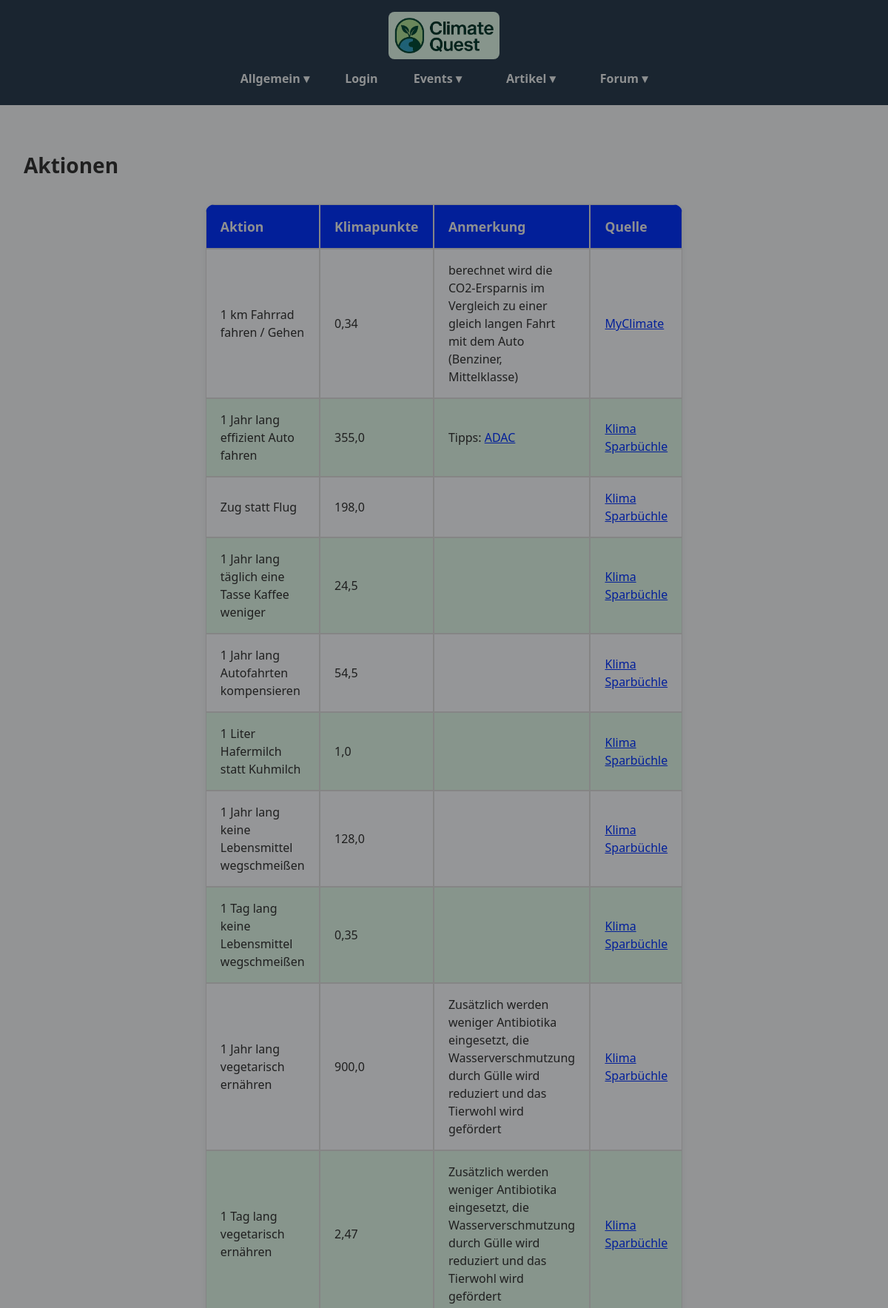
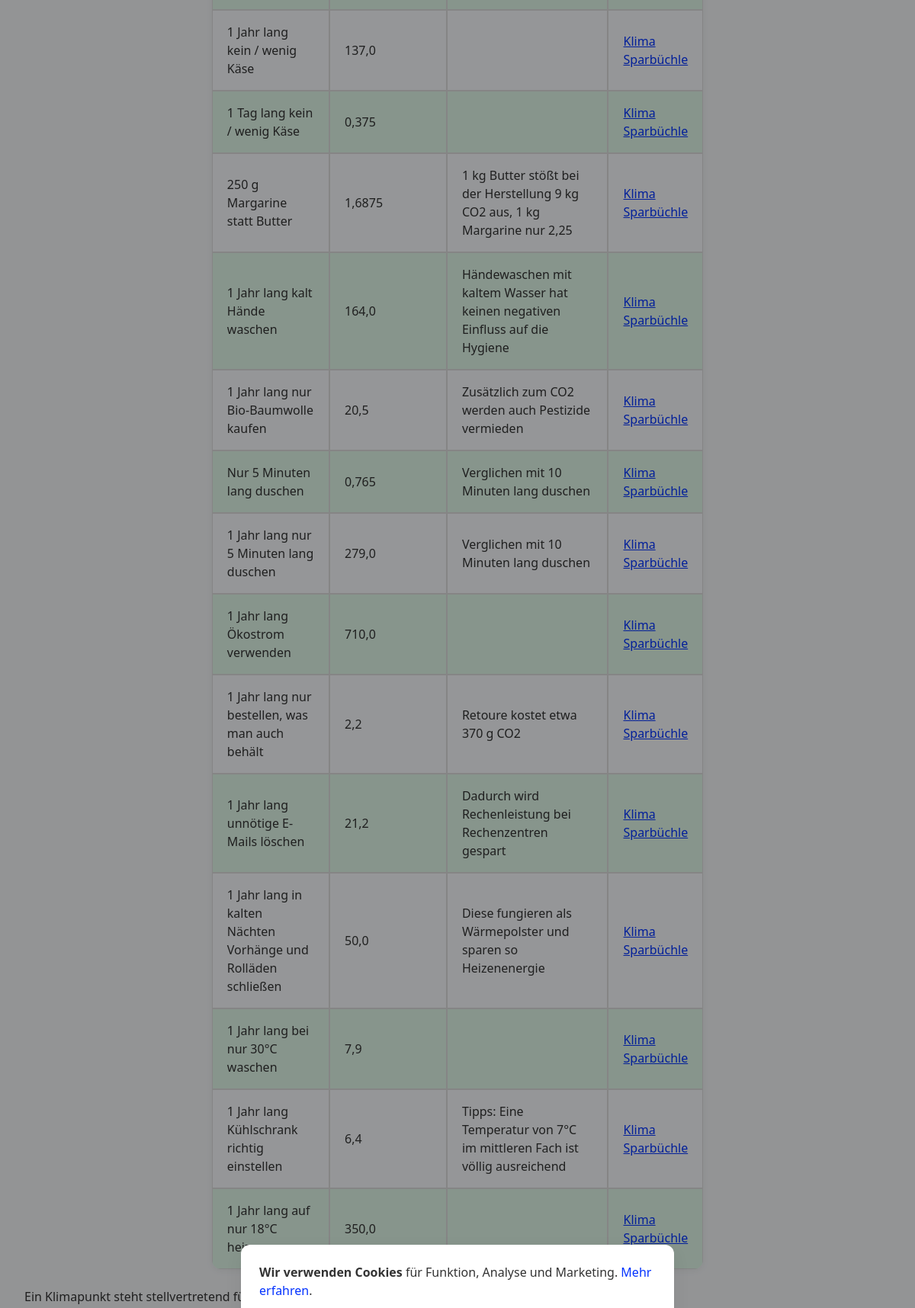
The app's page /aktionenTable/ (upper part) with its own data (2 pictures, top to bottom).
### verbrauch/models.py (models this page shows)
class AktionenListe(models.Model):
    name = models.CharField(max_length=100, unique=True)
    klimapunkte = models.FloatField()
    mengeBeschreibung = models.CharField(max_length=200)
    anmerkung = models.CharField(max_length=500)
    source = models.CharField(max_length=1000)
    def __str__(self):
        return self.name

### home/views.py (the view)
# urls.py: path('aktionenTable/', aktionenTable, name='aktionenTable'),
def aktionenTable(request):
    aktionen = AktionenListe.objects.all()
    print(aktionen)
    return render(request, 'aktionenTable.html', {'aktionen': aktionen})

### home/templates/aktionenTable.html (shortened to what this page needs)
{% extends "base.html" %}
{% block content %}
    <h1>Aktionen</h1>
    <table class="aktionen-table">
        <thead>
        <tr>
            <th>Aktion</th>
            <th>Klimapunkte</th>
            <th>Anmerkung</th>
            <th>Quelle</th>
        </tr>
        </thead>
        <tbody>
        {% for aktion in aktionen %}
            <tr>
                <td>{{ aktion.name }}</td>
                <td>{{ aktion.klimapunkte }}</td>
                <td>{{ aktion.anmerkung|safe }}</td>
                <td>{{ aktion.source|safe }}</td>
            </tr>
        {% endfor %}
        </tbody>
    </table>
    <br>
    <p>Ein Klimapunkt steht stellvertretend für einen Kilogramm eingespartes CO2.</p>
{% endblock %}

### static/css/style.css (style rules this page uses)
:root { --color-bg: #f4f6f8; --color-bg-light: #f7fafd; --color-bg-dark: #e0f7e9; --color-text: #333; --color-text-light: #ecf0f1; --color-primary: #0433ff; --color-primary-hover: #0099ff; --color-primary-light: #e3f0fa; --color-accent: #000000; --color-white: #ffffff; --color-header-bg: #2c3e50; --color-header-text: #ecf0f1; --color-muted: #888; --color-error: #e74c3c; --color-success: #2ecc71; --color-shadow-light: rgba(0, 0, 0, 0.06); --shadow-md: 0 2px 10px var(--color-shadow-light); --color-green-dark: #176d3b; --color-blue-dark: #34495e; --color-border: #ccc; --color-border-green: #b2dfdb; --color-notification: red; --color-counters: #3a6b4f; --color-counters-bg: #f5f9f6; --color-own-cards: #176d3b; --color-description: #acacac43; --color-event-card-border-left-participant: #00ff88; --color-event-card-border-left-creator: #ff00ff; }
html { scroll-behavior: smooth; color: var(--color-text); }
body { font-family: 'Segoe UI', sans-serif; background-color: var(--color-bg); margin: 0; padding: 0; color: var(--color-text); transition: all 0.3s ease; }
a { transition: all 0.3s ease; }
h1 { font-size: 28px; margin-bottom: 20px; }
a { color: var(--color-primary); cursor: pointer; }

### home/templates/aktionenTable.html (style rules this page uses)
.aktionen-table { width: 100%; max-width: 500px; margin: 2rem auto 0 auto; border-collapse: separate; border-spacing: 0; background: var(--color-bg-light); border-radius: 12px; box-shadow: var(--shadow-md); overflow: hidden; }
.aktionen-table th, .aktionen-table td { padding: 1rem 1.2rem; text-align: left; }
.aktionen-table th { background: var(--color-primary); color: var(--color-text-light); font-weight: 600; font-size: 1.1rem; }
.aktionen-table tr:nth-child(even) td { background: var(--color-bg-dark); }
.aktionen-table tr:nth-child(odd) td { background: var(--color-bg-light); }

### records on screen
AktionenListe: name "1 km Fahrrad fahren / Gehen", klimapunkte "0,34", anmerkung "berechnet wird die CO2-Ersparnis im Vergleich zu einer gleich langen Fahrt mit dem Auto (Benziner, Mittelklasse)", source "MyClimate"
AktionenListe: name "1 Jahr lang effizient Auto fahren", klimapunkte "355,0", anmerkung "Tipps: ADAC", source "Klima Sparbüchle"
AktionenListe: name "Zug statt Flug", klimapunkte "198,0", source "Klima Sparbüchle"
AktionenListe: name "1 Jahr lang täglich eine Tasse Kaffee weniger", klimapunkte "24,5", source "Klima Sparbüchle"
AktionenListe: name "1 Jahr lang Autofahrten kompensieren", klimapunkte "54,5", source "Klima Sparbüchle"
AktionenListe: name "1 Liter Hafermilch statt Kuhmilch", klimapunkte "1,0", source "Klima Sparbüchle"
AktionenListe: name "1 Jahr lang keine Lebensmittel wegschmeißen", klimapunkte "128,0", source "Klima Sparbüchle"
AktionenListe: name "1 Tag lang keine Lebensmittel wegschmeißen", klimapunkte "0,35", source "Klima Sparbüchle"
AktionenListe: name "1 Jahr lang vegetarisch ernähren", klimapunkte "900,0", anmerkung "Zusätzlich werden weniger Antibiotika eingesetzt, die Wasserverschmutzung durch Gülle wird reduziert und das Tierwohl wird gefördert", source "Klima Sparbüchle"
AktionenListe: name "1 Tag lang vegetarisch ernähren", klimapunkte "2,47", anmerkung "Zusätzlich werden weniger Antibiotika eingesetzt, die Wasserverschmutzung durch Gülle wird reduziert und das Tierwohl wird gefördert", source "Klima Sparbüchle"
AktionenListe: name "1 Jahr lang kein / wenig Käse", klimapunkte "137,0", source "Klima Sparbüchle"
AktionenListe: name "1 Tag lang kein / wenig Käse", klimapunkte "0,375", source "Klima Sparbüchle"
AktionenListe: name "250 g Margarine statt Butter", klimapunkte "1,6875", anmerkung "1 kg Butter stößt bei der Herstellung 9 kg CO2 aus, 1 kg Margarine nur 2,25", source "Klima Sparbüchle"
AktionenListe: name "1 Jahr lang kalt Hände waschen", klimapunkte "164,0", anmerkung "Händewaschen mit kaltem Wasser hat keinen negativen Einfluss auf die Hygiene", source "Klima Sparbüchle"
AktionenListe: name "1 Jahr lang nur Bio-Baumwolle kaufen", klimapunkte "20,5", anmerkung "Zusätzlich zum CO2 werden auch Pestizide vermieden", source "Klima Sparbüchle"
AktionenListe: name "Nur 5 Minuten lang duschen", klimapunkte "0,765", anmerkung "Verglichen mit 10 Minuten lang duschen", source "Klima Sparbüchle"
AktionenListe: name "1 Jahr lang nur 5 Minuten lang duschen", klimapunkte "279,0", anmerkung "Verglichen mit 10 Minuten lang duschen", source "Klima Sparbüchle"
AktionenListe: name "1 Jahr lang Ökostrom verwenden", klimapunkte "710,0", source "Klima Sparbüchle"
AktionenListe: name "1 Jahr lang nur bestellen, was man auch behält", klimapunkte "2,2", anmerkung "Retoure kostet etwa 370 g CO2", source "Klima Sparbüchle"
AktionenListe: name "1 Jahr lang unnötige E-Mails löschen", klimapunkte "21,2", anmerkung "Dadurch wird Rechenleistung bei Rechenzentren gespart", source "Klima Sparbüchle"
AktionenListe: name "1 Jahr lang in kalten Nächten Vorhänge und Rolläden schließen", klimapunkte "50,0", anmerkung "Diese fungieren als Wärmepolster und sparen so Heizenenergie", source "Klima Sparbüchle"
AktionenListe: name "1 Jahr lang bei nur 30°C waschen", klimapunkte "7,9", source "Klima Sparbüchle"
AktionenListe: name "1 Jahr lang Kühlschrank richtig einstellen", klimapunkte "6,4", anmerkung "Tipps: Eine Temperatur von 7°C im mittleren Fach ist völlig ausreichend", source "Klima Sparbüchle"
AktionenListe: name "1 Jahr lang auf nur 18°C…", klimapunkte "350,0", source "Klima Sparbüchle"
